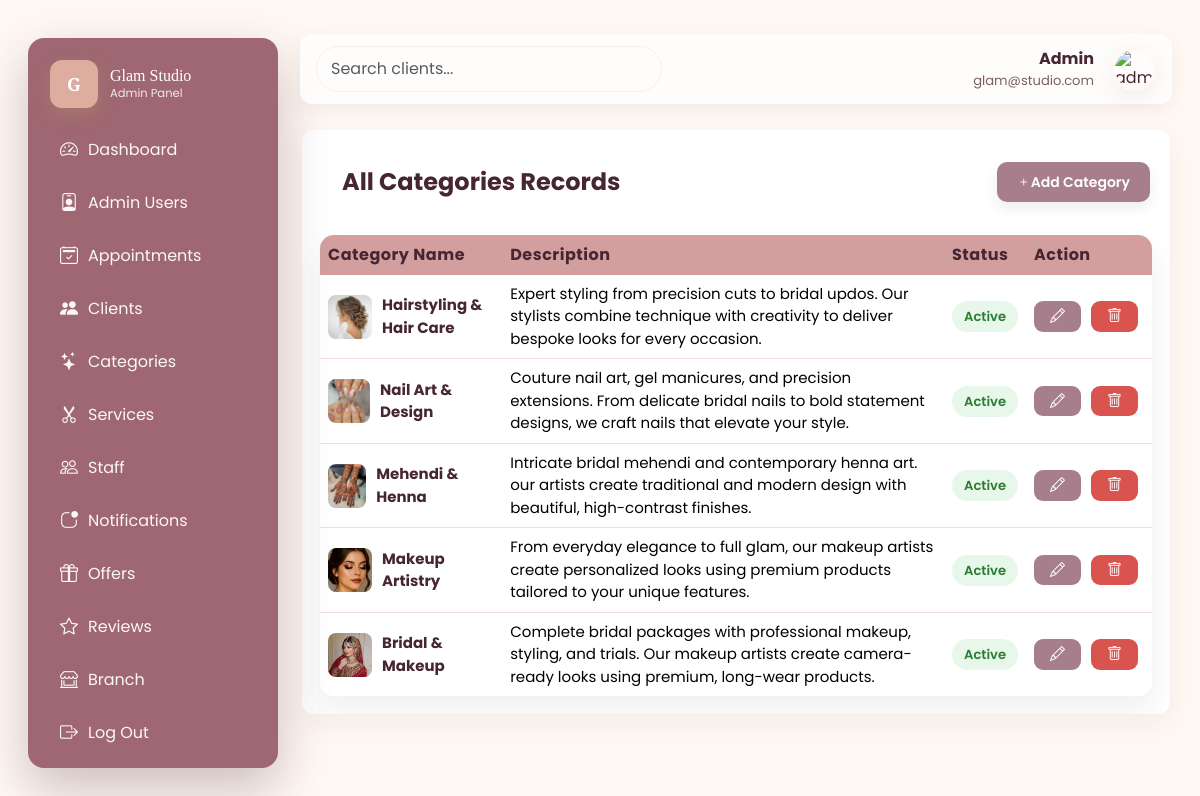
The app's page /admin/category.php (signed in) with its own data.
### tables this page shows
CREATE TABLE `tbl_categories` (
  `id` int(11) NOT NULL,
  `name` varchar(255) NOT NULL,
  `description` varchar(200) NOT NULL,
  `features` varchar(255) NOT NULL,
  `image` varchar(255) NOT NULL,
  `status` tinyint(1) DEFAULT 1,
  `created_at` datetime DEFAULT current_timestamp()
);

### admin/category.php (the view, shortened to what this page needs)
<?php
  include ('./conn.php');
if (isset($_GET['search'])) {
    $search = mysqli_real_escape_string($conn, $_GET['search']);
    $sql = "SELECT * FROM tbl_categories
            WHERE name LIKE '%$search%'
            OR status LIKE '%$search%'
            ORDER BY id DESC";
} else {
    $sql = "SELECT * FROM tbl_categories ORDER BY id DESC";
}
$result = $conn->query($sql);
?>
<!doctype html>
<html lang="en">
<head>
  <link href="https://cdn.jsdelivr.net/npm/bootstrap@5.3.2/dist/css/bootstrap.min.css" rel="stylesheet">
  <link href="https://cdn.jsdelivr.net/npm/bootstrap-icons@1.11.3/font/bootstrap-icons.css" rel="stylesheet">
  <link href="admin.css" rel="stylesheet">
</head>
<body>
    <?php include('./includes/header.php'); ?>
    <main class="main">
      <section class="table-wrap">
        <div style="padding:18px 20px;display:flex;justify-content:space-between;align-items:center">
          <div>
            <h4 style="margin:20px;color:var(--plum);font-weight:700">All Categories Records</h4>
          </div>
          <div>
            <a href="category_in.php">
            <button class="btn btn-sm" style="background:var(--mauve);color:#fff;border:0;border-radius:10px;height: 40px;"><i class="bi-plus"></i>Add Category</button>
            </a>
          </div>
        </div>
        <div style="padding:0 18px 18px 18px;">
          <div class="table-scroll">
            <table class="table mb-0">
  <thead>
    <tr>
      <th>Category Name</th>
      <th>Description</th>
      <th>Status</th>
      <th>Action</th>
    </tr>
  </thead>
  <tbody>
    <?php
    if(mysqli_num_rows($result) > 0) {
        while($row = mysqli_fetch_assoc($result)) {
    ?>
        <tr>
            <td data-label="Category">
                <div style="display:flex;gap:10px;align-items:center">
                    <img src="uploads/category/<?php echo htmlspecialchars($row['image'], ENT_QUOTES, 'UTF-8'); ?>"
                        width="44" height="44"
                        style="border-radius:8px;object-fit:cover">
                    <div>
                        <div style="font-weight:700;color:var(--plum)">
                            <?php echo $row['name']; ?>
                        </div>
                    </div>
                </div>
            </td>
            <td data-label="Description">
                <?php echo $row['description']; ?>
            </td>
            <td data-label="Status">
                <?php if($row['status'] == 1) { ?>
                    <span class="badge-status bs-completed">Active</span>
                <?php } else { ?>
                    <span class="badge-status bs-pending">Inactive</span>
                <?php } ?>
            </td>
          <td>
            <a class="update-btn" href="category_up.php?id=<?php echo $row['id']; ?>"><i class="bi-pencil"></i></a>
            <a class="delete-btn" href="category_de.php?id=<?php echo $row['id']; ?>" onclick="return confirm('Are you sure you want to delete this record?');"><i class="bi-trash"></i></a>
          </td>
        </tr>
    <?php
        }
    } else {
        echo '<tr><td colspan="4" style="text-align:center">No Categories found</td></tr>';
    }
    ?>
  </tbody>
            </table>
          </div>
        </div>
      </section>
    </main>
  </div>
</body>
</html>

### admin/admin.css (style rules this page uses)
:root { --blush: #F6D0D6; --rose-gold: #CFA46A; --ivory: #FFF8F3; --mauve: #a77f8c; --plum: #472634; --glass-alpha: rgba(255,255,255,0.55); --accent-gradient: none; --card-radius: 14px; }
* { box-sizing:border-box }
* { box-sizing: border-box; }
body { margin: 0; padding: 0; background: #FFF8F3; font-family: 'Poppins', system-ui, -apple-system, "Segoe UI", Roboto, "Helvetica Neue", Arial; }
.main { width:100%; padding: 6px 2px; }
.table-wrap { margin-top:20px; border-radius:12px; overflow:hidden; box-shadow:0 10px 30px rgba(71,38,52,0.06); background: white; }
.table thead th { background:#D29E9E;color:var(--plum);border:0 }
.table tbody tr td { vertical-align:middle }
.badge-status { border-radius: 999px; padding:6px 12px; font-weight:600;font-size:0.82rem; }
.bs-completed { background:#e7f7ea;color:#2b7b33 }
:root { --blush: #F6D0D6; --rose-gold: #CFA46A; --ivory: #FFF8F3; --mauve: #a77f8c; --plum: #472634; }
body { background: #FFF8F3; margin: 0; padding: 40px; font-family: 'Poppins', sans-serif; color: var(--plum); }
.btn { background: var(--mauve); color: white; padding: 10px 20px; border-radius: 8px; font-weight: 600; text-decoration: none; box-shadow: 0 6px 14px rgba(0,0,0,0.08); transition: 0.3s ease; }
table { width: 100%; border-collapse: collapse; background: white; border-radius: 10px; overflow: hidden; box-shadow: 0 10px 25px rgba(71, 38, 52, 0.08); }
table th { background: var(--blush); color: var(--plum); box-shadow: inset 0 -3px 0 rgba(207,164,106,0.25); padding: 14px; font-size: 15px; text-align: left; }
table { width: 100%; border-collapse: separate; border-spacing: 0; background: white; border-radius: 14px; overflow: hidden; box-shadow: 0 15px 30px rgba(71, 38, 52, 0.08); }
table th { background: var(--blush); color: var(--plum); padding: 18px 14px; font-size: 16px; text-align: left; letter-spacing: 0.5px; }
table td { padding: 18px 14px; border-bottom: 1px solid #f1dce1; font-size: 15px; vertical-align: middle; }
table tr:last-child td { border-bottom: 0; }

### admin/category.php (style rules this page uses)
td { vertical-align: middle; }
td a.update-btn, td a.delete-btn { display: inline-block; margin-right: 6px; }
td:last-child { white-space: nowrap; }
.update-btn { background: var(--mauve); color: white; padding: 4px 16px; text-decoration: none !important; display: inline-block; margin-right: 8px; border-radius: 9px; }
.delete-btn { background: #d9534f; color: white; padding: 4px 16px; text-decoration: none !important; display: inline-block; border-radius: 9px; }

### admin/includes/header.php (style rules this page uses)
:root { --blush: #F6D0D6; --rose-gold: #CFA46A; --ivory: #FFF8F3; --mauve: #a77f8c; --plum: #472634; --glass-alpha: rgba(255,255,255,0.55); --accent-gradient: none; --card-radius: 14px; }
* { box-sizing:border-box }
* { box-sizing: border-box; }
body { margin: 0; padding: 0; background: #FFF8F3; font-family: 'Poppins', system-ui, -apple-system, "Segoe UI", Roboto, "Helvetica Neue", Arial; }
:root { --blush: #F6D0D6; --rose-gold: #CFA46A; --ivory: #FFF8F3; --mauve: #a77f8c; --plum: #472634; }
body { background: #FFF8F3; margin: 0; padding: 40px; font-family: 'Poppins', sans-serif; color: var(--plum); }
.btn { background: var(--mauve); color: white; padding: 10px 20px; border-radius: 8px; font-weight: 600; text-decoration: none; box-shadow: 0 6px 14px rgba(0,0,0,0.08); transition: 0.3s ease; }

### records on screen
tbl_categories: image (picture), name "Hairstyling & Hair Care", description "Expert styling from precision cuts to bridal updos. Our stylists combine technique with creativity to deliver bespoke looks for every occasion.", status "Active"
tbl_categories: image (picture), name "Nail Art & Design", description "Couture nail art, gel manicures, and precision extensions. From delicate bridal nails to bold statement designs, we craft nails that elevate your style.", status "Active"
tbl_categories: image (picture), name "Mehendi & Henna", description "Intricate bridal mehendi and contemporary henna art. our artists create traditional and modern design with beautiful, high-contrast finishes.", status "Active"
tbl_categories: image (picture), name "Makeup Artistry", description "From everyday elegance to full glam, our makeup artists create personalized looks using premium products tailored to your unique features.", status "Active"
tbl_categories: image (picture), name "Bridal & Makeup", description "Complete bridal packages with professional makeup, styling, and trials. Our makeup artists create camera-ready looks using premium, long-wear products.", status "Active"
